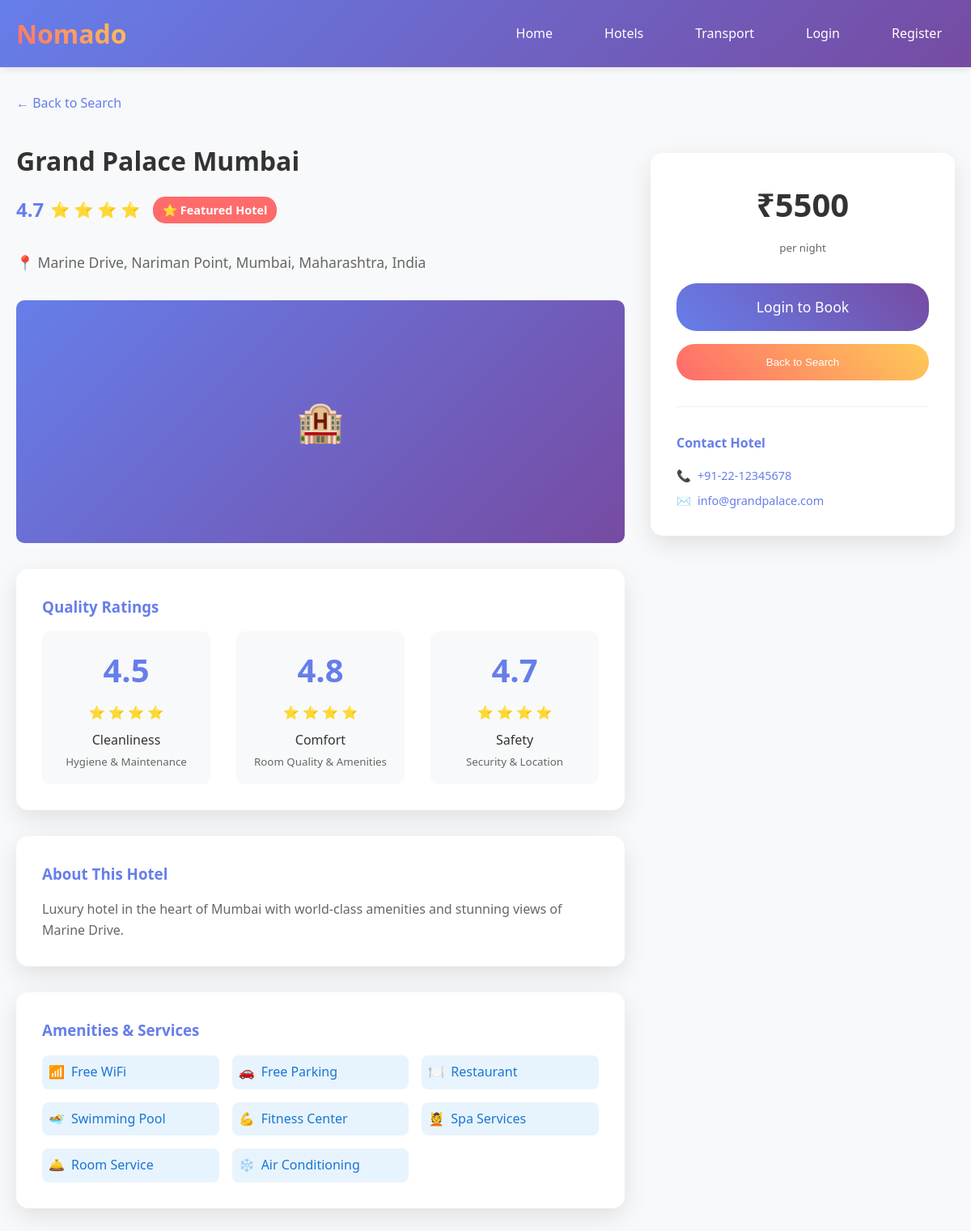
The app's page /hotels/hotel/1/ with its own data.
### hotel_booking/models.py (models this page shows, shortened)
class Hotel(models.Model):
    name = models.CharField(max_length=200)
    description = models.TextField()
    address = models.TextField()
    city = models.CharField(max_length=100)
    state = models.CharField(max_length=100)
    country = models.CharField(max_length=100, default='India')
    pincode = models.CharField(max_length=10)
    phone = models.CharField(max_length=17)
    email = models.EmailField()
    website = models.URLField(blank=True)
    price_per_night = models.DecimalField(max_digits=8, decimal_places=2)
    cleanliness_rating = models.FloatField(
        default=0,
        validators=[MinValueValidator(0), MaxValueValidator(5)]
    )
    comfort_rating = models.FloatField(
        default=0,
        validators=[MinValueValidator(0), MaxValueValidator(5)]
    )
    safety_rating = models.FloatField(
        default=0,
        validators=[MinValueValidator(0), MaxValueValidator(5)]
    )
    overall_rating = models.FloatField(default=0, editable=False)
    wifi = models.BooleanField(default=False)
    parking = models.BooleanField(default=False)
    restaurant = models.BooleanField(default=False)
    pool = models.BooleanField(default=False)
    gym = models.BooleanField(default=False)
    spa = models.BooleanField(default=False)
    room_service = models.BooleanField(default=False)
    air_conditioning = models.BooleanField(default=False)
    is_active = models.BooleanField(default=True)
    featured = models.BooleanField(default=False)
    created_at = models.DateTimeField(auto_now_add=True)
    updated_at = models.DateTimeField(auto_now=True)
    class Meta:
        ordering = ['-overall_rating', '-featured', 'name']

### hotel_booking/views.py (the view)
# urls.py: path('hotel/<int:hotel_id>/', views.hotel_detail_view, name='hotel_detail'),
def hotel_detail_view(request, hotel_id):
    hotel = get_object_or_404(Hotel, id=hotel_id, is_active=True)
    check_in_date = request.GET.get('check_in_date') or request.GET.get('check_in')
    check_out_date = request.GET.get('check_out_date') or request.GET.get('check_out')
    guests = request.GET.get('guests', 1)
    rooms = request.GET.get('rooms', 1)
    context = {
        'hotel': hotel,
        'check_in_date': check_in_date,
        'check_out_date': check_out_date,
        'guests': guests,
        'rooms': rooms,
    }
    return render(request, 'hotel_booking/detail.html', context)

### templates/hotel_booking/detail.html (shortened to what this page needs)
{% extends 'base.html' %}
{% block content %}
<div style="margin-bottom: 2rem;">
    <a href="{% url 'hotel_search' %}" style="color: #667eea; text-decoration: none; display: inline-flex; align-items: center; gap: 0.5rem;">
        ← Back to Search
    </a>
</div>
<div style="display: grid; grid-template-columns: 2fr 1fr; gap: 2rem; margin-bottom: 2rem;">
    <div>
        <h1 style="color: #333; margin-bottom: 1rem;">{{ hotel.name }}</h1>
        <div style="display: flex; align-items: center; gap: 1rem; margin-bottom: 2rem;">
            <div style="display: flex; align-items: center; gap: 0.5rem;">
                <span style="font-weight: bold; color: #667eea; font-size: 1.5rem;">{{ hotel.overall_rating|floatformat:1 }}</span>
                <div style="color: #ffa500; font-size: 1.2rem;">
                    {% for i in "12345" %}
                        {% if forloop.counter <= hotel.overall_rating %}⭐{% endif %}
                    {% endfor %}
                </div>
            </div>
            {% if hotel.featured %}
                <span style="background: #ff6b6b; color: white; padding: 5px 12px; border-radius: 15px; font-size: 0.9rem; font-weight: bold;">
                    ⭐ Featured Hotel
                </span>
            {% endif %}
        </div>
        <p style="color: #666; font-size: 1.1rem; margin-bottom: 2rem;">📍 {{ hotel.address }}, {{ hotel.city }}, {{ hotel.state }}, {{ hotel.country }}</p>
        <div style="margin-bottom: 2rem;">
            {% if hotel.images.all %}
                <div style="display: grid; grid-template-columns: 2fr 1fr 1fr; gap: 0.5rem; height: 300px;">
                    <div style="grid-row: span 2;">
                        <img src="{{ hotel.images.first.image.url }}" alt="{{ hotel.name }}" style="width: 100%; height: 100%; object-fit: cover; border-radius: 10px;">
                    </div>
                    {% for image in hotel.images.all|slice:"1:5" %}
                        <div>
                            <img src="{{ image.image.url }}" alt="{{ hotel.name }}" style="width: 100%; height: 100%; object-fit: cover; border-radius: 8px;">
                        </div>
                    {% endfor %}
                </div>
            {% else %}
                <div style="width: 100%; height: 300px; background: linear-gradient(135deg, #667eea 0%, #764ba2 100%); border-radius: 10px; display: flex; align-items: center; justify-content: center; color: white; font-size: 3rem;">
                    🏨
                </div>
            {% endif %}
        </div>
        <div class="card" style="margin-bottom: 2rem;">
            <h3 style="color: #667eea; margin-bottom: 1rem;">Quality Ratings</h3>
            <div style="display: grid; grid-template-columns: repeat(3, 1fr); gap: 2rem;">
                <div style="text-align: center; padding: 1rem; background: #f8f9fa; border-radius: 10px;">
                    <div style="font-size: 2.5rem; font-weight: bold; color: #667eea; margin-bottom: 0.5rem;">{{ hotel.cleanliness_rating|floatformat:1 }}</div>
                    <div style="color: #ffa500; margin-bottom: 0.5rem;">
                        {% for i in "12345" %}
                            {% if forloop.counter <= hotel.cleanliness_rating %}⭐{% endif %}
                        {% endfor %}
                    </div>
                    <div style="font-weight: 500; color: #333;">Cleanliness</div>
                    <small style="color: #666;">Hygiene & Maintenance</small>
                </div>
                <div style="text-align: center; padding: 1rem; background: #f8f9fa; border-radius: 10px;">
                    <div style="font-size: 2.5rem; font-weight: bold; color: #667eea; margin-bottom: 0.5rem;">{{ hotel.comfort_rating|floatformat:1 }}</div>
                    <div style="color: #ffa500; margin-bottom: 0.5rem;">
                        {% for i in "12345" %}
                            {% if forloop.counter <= hotel.comfort_rating %}⭐{% endif %}
                        {% endfor %}
                    </div>
                    <div style="font-weight: 500; color: #333;">Comfort</div>
                    <small style="color: #666;">Room Quality & Amenities</small>
                </div>
                <div style="text-align: center; padding: 1rem; background: #f8f9fa; border-radius: 10px;">
                    <div style="font-size: 2.5rem; font-weight: bold; color: #667eea; margin-bottom: 0.5rem;">{{ hotel.safety_rating|floatformat:1 }}</div>
                    <div style="color: #ffa500; margin-bottom: 0.5rem;">
                        {% for i in "12345" %}
                            {% if forloop.counter <= hotel.safety_rating %}⭐{% endif %}
                        {% endfor %}
                    </div>
                    <div style="font-weight: 500; color: #333;">Safety</div>
                    <small style="color: #666;">Security & Location</small>
                </div>
            </div>
        </div>
        <div class="card" style="margin-bottom: 2rem;">
            <h3 style="color: #667eea; margin-bottom: 1rem;">About This Hotel</h3>
            <p style="line-height: 1.6; color: #666;">{{ hotel.description }}</p>
        </div>
        <div class="card">
            <h3 style="color: #667eea; margin-bottom: 1rem;">Amenities & Services</h3>
            <div style="display: grid; grid-template-columns: repeat(auto-fit, minmax(200px, 1fr)); gap: 1rem;">
                {% if hotel.wifi %}
                    <div style="display: flex; align-items: center; gap: 0.5rem; padding: 0.5rem; background: #e8f4fd; border-radius: 8px;">
                        <span style="color: #1976d2;">📶</span>
                        <span style="color: #1976d2; font-weight: 500;">Free WiFi</span>
                    </div>
                {% endif %}
                {% if hotel.parking %}
                    <div style="display: flex; align-items: center; gap: 0.5rem; padding: 0.5rem; background: #e8f4fd; border-radius: 8px;">
                        <span style="color: #1976d2;">🚗</span>
                        <span style="color: #1976d2; font-weight: 500;">Free Parking</span>
                    </div>
                {% endif %}
                {% if hotel.restaurant %}
                    <div style="display: flex; align-items: center; gap: 0.5rem; padding: 0.5rem; background: #e8f4fd; border-radius: 8px;">
                        <span style="color: #1976d2;">🍽️</span>
                        <span style="color: #1976d2; font-weight: 500;">Restaurant</span>
                    </div>
                {% endif %}
                {% if hotel.pool %}
                    <div style="display: flex; align-items: center; gap: 0.5rem; padding: 0.5rem; background: #e8f4fd; border-radius: 8px;">
                        <span style="color: #1976d2;">🏊</span>
                        <span style="color: #1976d2; font-weight: 500;">Swimming Pool</span>
                    </div>
                {% endif %}
                {% if hotel.gym %}
                    <div style="display: flex; align-items: center; gap: 0.5rem; padding: 0.5rem; background: #e8f4fd; border-radius: 8px;">
                        <span style="color: #1976d2;">💪</span>
                        <span style="color: #1976d2; font-weight: 500;">Fitness Center</span>
                    </div>
                {% endif %}
                {% if hotel.spa %}
                    <div style="display: flex; align-items: center; gap: 0.5rem; padding: 0.5rem; background: #e8f4fd; border-radius: 8px;">
                        <span style="color: #1976d2;">💆</span>
                        <span style="color: #1976d2; font-weight: 500;">Spa Services</span>
                    </div>
                {% endif %}
                {% if hotel.room_service %}
                    <div style="display: flex; align-items: center; gap: 0.5rem; padding: 0.5rem; background: #e8f4fd; border-radius: 8px;">
                        <span style="color: #1976d2;">🛎️</span>
                        <span style="color: #1976d2; font-weight: 500;">Room Service</span>
                    </div>
                {% endif %}
                {% if hotel.air_conditioning %}
                    <div style="display: flex; align-items: center; gap: 0.5rem; padding: 0.5rem; background: #e8f4fd; border-radius: 8px;">
                        <span style="color: #1976d2;">❄️</span>
                        <span style="color: #1976d2; font-weight: 500;">Air Conditioning</span>
                    </div>
                {% endif %}
            </div>
        </div>
    </div>
    <div>
        <div class="card" style="position: sticky; top: 2rem;">
            <div style="text-align: center; margin-bottom: 2rem;">
                <div style="font-size: 2.5rem; font-weight: bold; color: #333; margin-bottom: 0.5rem;">
                    ₹{{ hotel.price_per_night|floatformat:0 }}
                </div>
                <small style="color: #666;">per night</small>
            </div>
            <div style="display: flex; flex-direction: column; gap: 1rem;">
                {% if user.is_authenticated %}
                    <a href="{% url 'hotel_booking' hotel.id %}?check_in_date={{ check_in_date }}&check_out_date={{ check_out_date }}&guests={{ guests }}&rooms={{ rooms }}" class="btn" style="text-align: center; padding: 15px; font-size: 1.1rem;">
                        Book This Hotel
                    </a>
                {% else %}
                    <a href="{% url 'login' %}?next={% url 'hotel_booking' hotel.id %}?check_in_date={{ check_in_date }}&check_out_date={{ check_out_date }}&guests={{ guests }}&rooms={{ rooms }}" class="btn" style="text-align: center; padding: 15px; font-size: 1.1rem;">
                        Login to Book
                    </a>
                {% endif %}
                <button onclick="history.back()" class="btn btn-secondary" style="text-align: center; padding: 15px;">
                    Back to Search
                </button>
            </div>
            <div style="margin-top: 2rem; padding-top: 2rem; border-top: 1px solid #eee;">
                <h4 style="color: #667eea; margin-bottom: 1rem;">Contact Hotel</h4>
                <div style="display: flex; flex-direction: column; gap: 0.5rem; font-size: 0.9rem;">
                    <div style="display: flex; align-items: center; gap: 0.5rem;">
                        <span>📞</span>
                        <a href="tel:{{ hotel.phone }}" style="color: #667eea; text-decoration: none;">{{ hotel.phone }}</a>
                    </div>
                    <div style="display: flex; align-items: center; gap: 0.5rem;">
                        <span>✉️</span>
                        <a href="mailto:{{ hotel.email }}" style="color: #667eea; text-decoration: none;">{{ hotel.email }}</a>
                    </div>
                </div>
            </div>
        </div>
    </div>
</div>
{% endblock %}

### templates/base.html (style rules this page uses)
* { margin: 0; padding: 0; box-sizing: border-box; }
body { font-family: 'Segoe UI', Tahoma, Geneva, Verdana, sans-serif; line-height: 1.6; background-color: #f8f9fa; color: #333; }
.btn { padding: 12px 24px; background: linear-gradient(45deg, #667eea, #764ba2); color: white; border: none; border-radius: 25px; cursor: pointer; text-decoration: none; display: inline-block; transition: all 0.3s ease; font-weight: 500; }
.btn-secondary { background: linear-gradient(45deg, #ff6b6b, #feca57); }
.card { background: white; border-radius: 15px; padding: 2rem; margin: 1rem 0; box-shadow: 0 10px 30px rgba(0,0,0,0.1); transition: transform 0.3s ease; }

### records on screen
Hotel: name "Grand Palace Mumbai", overall_rating "4.7", address "Marine Drive, Nariman Point", city "Mumbai", state "Maharashtra", country "India", cleanliness_rating "4.5", comfort_rating "4.8", safety_rating "4.7", description "Luxury hotel in the heart of Mumbai with world-class amenities and stunning views of Marine Drive.", price_per_night "5500", phone "+91-22-12345678", email "info@grandpalace.com"
